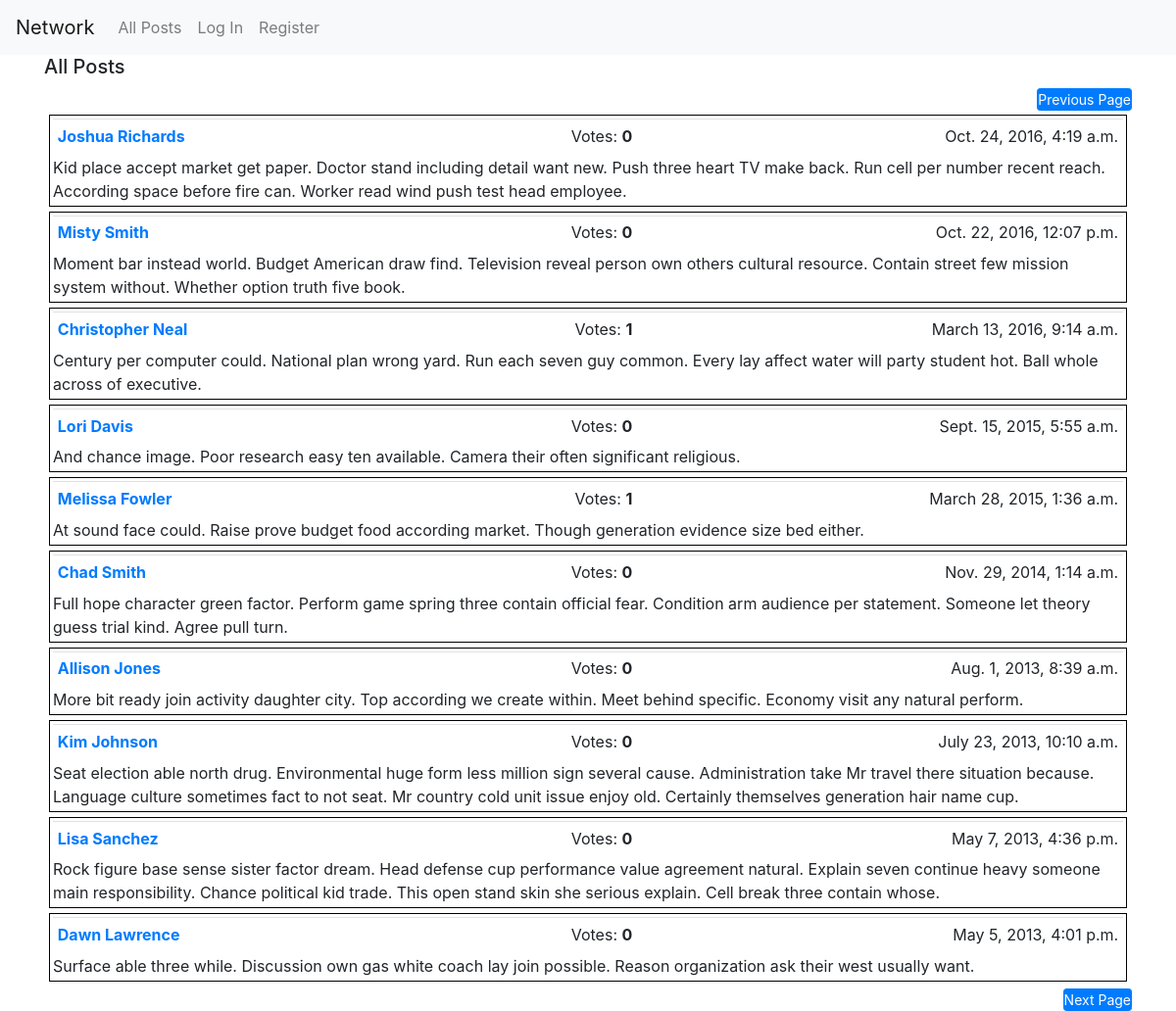
/?page=3, run on the app's committed database.
### network/models.py (models this page shows, shortened)
class Post(models.Model):
    user = models.ForeignKey("User", on_delete=models.CASCADE, related_name='posts')
    timestamp = models.DateTimeField(default=timezone.now)
    body = models.TextField(blank=False)
    class Meta:
        ordering = ['-timestamp',]

class User(AbstractUser):
    pass

### network/views.py (the view)
# urls.py: path("", views.index, name="index"),
def index(request):
    all_posts = utils.enrich(request, Post.objects.all().order_by('-timestamp'))
    paginator = Paginator(all_posts, 10)
    page_number = request.GET.get('page')
    page_obj = paginator.get_page(page_number)
    return render(request, 'network/index.html', {'page_obj': page_obj})

### network/utils.py (called while the page is built)
def enrich (request, p):
    all_posts = p.annotate(num_votes=Count("vote"))
    if request.user.is_authenticated:
        u1 = request.user
        v1 = Vote.objects.filter(user=u1).values_list('like')
        all_posts = all_posts.annotate(has_my_vote=Case(
            When(id__in=v1), then=Value(True), default=Value(False), output_field=BooleanField()
        ))
    return (all_posts)

### network/templates/network/index.html (shortened to what this page needs)
{% extends "network/layout.html" %}
{% load static %}
{% block body %}
  <div id="all-post-view">
    <h5>All Posts</h5>
  </div>
{% endblock %}

### network/templates/network/layout.html (shortened to what this page needs)
{% load static %}
<!DOCTYPE html>
<html lang="en">
    <head>
        <link rel="stylesheet" href="https://stackpath.bootstrapcdn.com/bootstrap/4.4.1/css/bootstrap.min.css">
        <link href="{% static 'network/styles.css' %}" rel="stylesheet">
    </head>
    <body>
        <nav class="navbar navbar-expand-lg navbar-light bg-light">
            <a class="navbar-brand" href="#">Network</a>
            <div>
              <ul class="navbar-nav mr-auto">
                <li class="nav-item">
                  <a class="nav-link" href="{% url 'index' %}">All Posts</a>
                </li>
                {% if user.is_authenticated %}
                    <li class="nav-item">
                        <a class="nav-link" href="{% url 'following_posts' user.id %}">Following</a>
                    </li>
                    <li class="nav-item">
                        <a class="nav-link" href="{% url 'logout' %}">Log Out</a>
                    </li>
                {% else %}
                    <li class="nav-item">
                        <a class="nav-link" href="{% url 'login' %}">Log In</a>
                    </li>
                    <li class="nav-item">
                        <a class="nav-link" href="{% url 'register' %}">Register</a>
                    </li>
                {% endif %}
              </ul>
            </div>
          </nav>
        <div class="container">
            {% block body %}
            {% endblock %}
        <div class="pagination">
          <span class="step-links">
            {% if page_obj.has_previous %}
              <span style="float: right">
                <a class="btn btn-primary btn-sm" href="?page={{ page_obj.previous_page_number }}">Previous Page</a>
              </span>
              <br>
            {% endif %}
            {% for post in page_obj %}
              <div id="posts">
                <table class = "table table1 table-sm">
                  <tr>
                      <td class="w-40"><a href="{% url 'resume' post.user.id %}">
                            <b>{{ post.user.first_name }} {{ post.user.last_name }}</b>
                          </a>
                      </td>
                      <td class="w-15" style="text-align: right" id="votes">Votes:  <b>{{ post.num_votes }}</b>&nbsp</td>
                      <td class="w-10" style="text-align: center" id="vote-btn">
                      </td>
                      <td class="w-30"><span style="float: right">{{ post.timestamp }}</span></td>
                  </tr>
                </table>
                {% if post.user.username == user.username %}
                    <div class="match" onclick="show_post_form(this, {{ post.id }})">
                      {{ post.body }}
                    </div>
                {% else %}
                  <div class="nomatch">
                    {{ post.body }}
                  </div>
                {% endif %}
              </div>
            {% endfor %}
            {% if page_obj.has_next %}
              <span style="float: right">
                <a class="btn btn-primary btn-sm" href="?page={{ page_obj.next_page_number }}">Next Page</a>
              </span>
            {% endif %}
          </span>
        </div>
        </div>
    </body>
</html>

### network/static/network/styles.css (style rules this page uses)
html { font-family: Arial, sans-serif; }
#posts { max-height: 500px; overflow-y: auto; padding: 3px; margin: 5px; border: 1px solid black; }
.btn { padding: 0; }
.table1 { padding: 3px; border-collapse: collapse; overflow: auto; margin-bottom: 3px; }
table .w-15 { width: 15%; }
table .w-30 { width: 30%; }
table .w-40 { width: 40%; }
#votes { text-align: right; }
#vote-btn { text-align: center; }

### data on the page
Post: user.first_name "Joshua", user.last_name "Richards", num_votes "0", timestamp "Oct. 24, 2016, 4:19 a.m.", body "Kid place accept market get paper. Doctor stand including detail want new. Push three heart TV make back. Run cell per number recent reach. According space before fire can. Worker read wind push test head employee."
Post: user.first_name "Misty", user.last_name "Smith", num_votes "0", timestamp "Oct. 22, 2016, 12:07 p.m.", body "Moment bar instead world. Budget American draw find. Television reveal person own others cultural resource. Contain street few mission system without. Whether option truth five book."
Post: user.first_name "Christopher", user.last_name "Neal", num_votes "1", timestamp "March 13, 2016, 9:14 a.m.", body "Century per computer could. National plan wrong yard. Run each seven guy common. Every lay affect water will party student hot. Ball whole across of executive."
Post: user.first_name "Lori", user.last_name "Davis", num_votes "0", timestamp "Sept. 15, 2015, 5:55 a.m.", body "And chance image. Poor research easy ten available. Camera their often significant religious."
Post: user.first_name "Melissa", user.last_name "Fowler", num_votes "1", timestamp "March 28, 2015, 1:36 a.m.", body "At sound face could. Raise prove budget food according market. Though generation evidence size bed either."
Post: user.first_name "Chad", user.last_name "Smith", num_votes "0", timestamp "Nov. 29, 2014, 1:14 a.m.", body "Full hope character green factor. Perform game spring three contain official fear. Condition arm audience per statement. Someone let theory guess trial kind. Agree pull turn."
Post: user.first_name "Allison", user.last_name "Jones", num_votes "0", timestamp "Aug. 1, 2013, 8:39 a.m.", body "More bit ready join activity daughter city. Top according we create within. Meet behind specific. Economy visit any natural perform."
Post: user.first_name "Kim", user.last_name "Johnson", num_votes "0", timestamp "July 23, 2013, 10:10 a.m.", body "Seat election able north drug. Environmental huge form less million sign several cause. Administration take Mr travel there situation because. Language culture sometimes fact to not seat. Mr country cold unit issue enjoy old. Certainly themselves generation hair name cup."
Post: user.first_name "Lisa", user.last_name "Sanchez", num_votes "0", timestamp "May 7, 2013, 4:36 p.m.", body "Rock figure base sense sister factor dream. Head defense cup performance value agreement natural. Explain seven continue heavy someone main responsibility. Chance political kid trade. This open stand skin she serious explain. Cell break three contain whose."
Post: user.first_name "Dawn", user.last_name "Lawrence", num_votes "0", timestamp "May 5, 2013, 4:01 p.m.", body "Surface able three while. Discussion own gas white coach lay join possible. Reason organization ask their west usually want."
